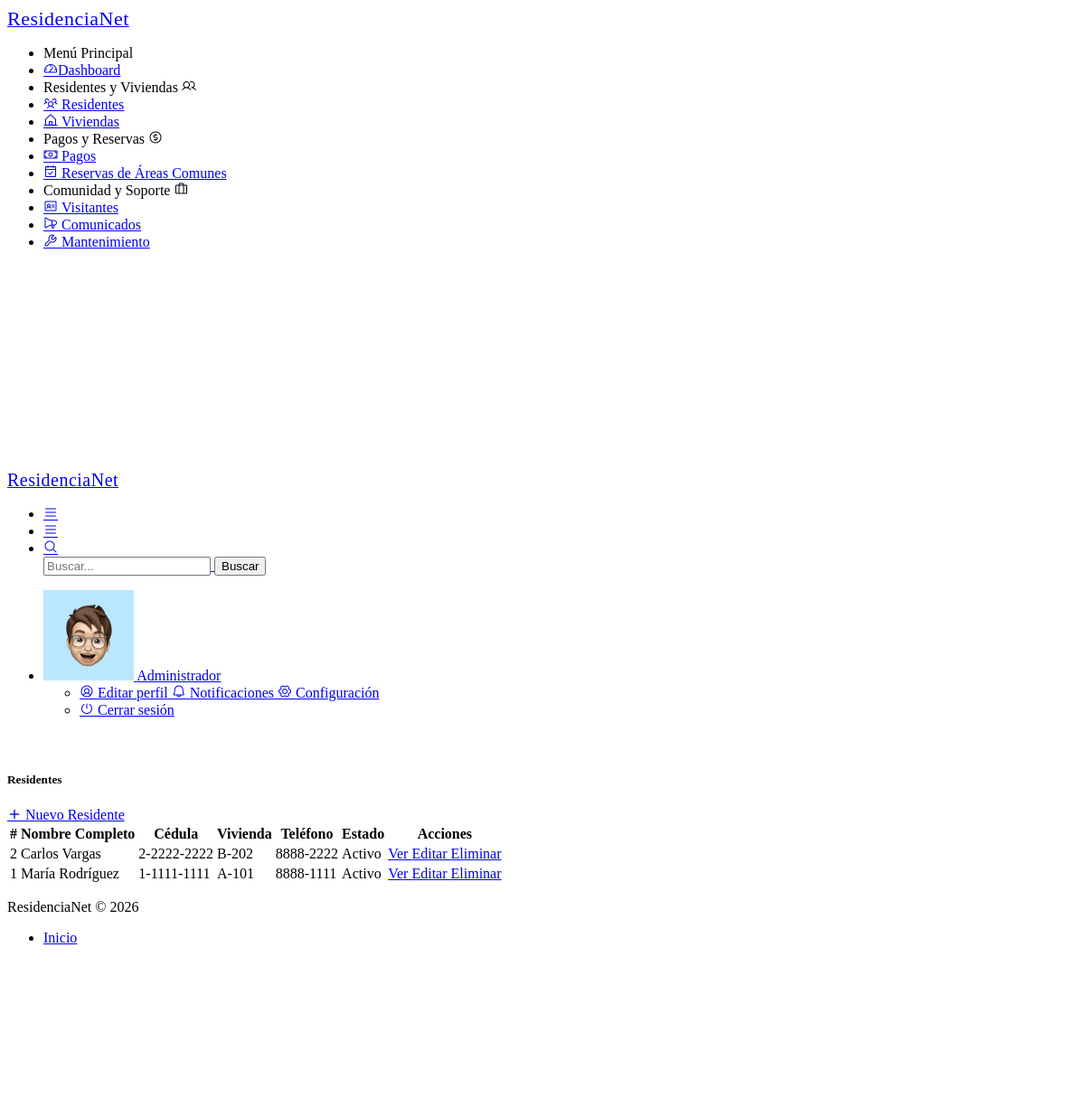
/residente/index (signed in), run on the app's committed database.
### tables this page shows
CREATE TABLE IF NOT EXISTS residentes (
    id INT AUTO_INCREMENT PRIMARY KEY,
    nombre VARCHAR(100) NOT NULL,
    cedula VARCHAR(30) NOT NULL UNIQUE,
    vivienda_id INT NOT NULL,
    tipo_residente ENUM('Propietario', 'Inquilino', 'Familiar') NOT NULL,
    telefono VARCHAR(30) NOT NULL,
    correo VARCHAR(100) NOT NULL,
    fecha_ingreso DATE NOT NULL,
    estado ENUM('Activo', 'Inactivo') DEFAULT 'Activo',
    observaciones TEXT,
    created_at TIMESTAMP DEFAULT CURRENT_TIMESTAMP,
    FOREIGN KEY (vivienda_id) REFERENCES viviendas(id)
);

CREATE TABLE IF NOT EXISTS viviendas (
    id INT AUTO_INCREMENT PRIMARY KEY,
    identificador VARCHAR(50) NOT NULL,
    tipo ENUM('Apartamento', 'Casa', 'Local Comercial') NOT NULL,
    propietario VARCHAR(100),
    area DECIMAL(10,2) NOT NULL,
    num_habitantes INT DEFAULT 0,
    estado ENUM('Disponible', 'Ocupada', 'En mantenimiento') DEFAULT 'Disponible',
    observaciones TEXT,
    created_at TIMESTAMP DEFAULT CURRENT_TIMESTAMP
);

### app/controllers/ResidenteController.php (called while the page is built, shortened)
<?php
class ResidenteController extends Controller {
    private $residenteModel;
    public function __construct() {
        $this->residenteModel = $this->model('Residente');
    }
    public function index() {
        $residentes = $this->residenteModel->getAll();
        $this->view('residentes/index', ['residentes' => $residentes]);
    }
}

### app/core/app.php (called while the page is built, shortened)
<?php
class App {
    protected $method = 'index';
    public function __construct() {
        $url = $this->parseUrl();
        if (isset($url[0]) && file_exists('../app/controllers/' . ucfirst($url[0]) . 'Controller.php')) {
            unset($url[0]);
        }
        $this->controller = new $this->controller;
        if (isset($url[1])) {
            if (method_exists($this->controller, $url[1])) {
                $this->method = $url[1];
                unset($url[1]);
            }
        }
        $this->params = $url ? array_values($url) : [];
        call_user_func_array([$this->controller, $this->method], $this->params);
    }
    public function parseUrl() {
        if (isset($_GET['url'])) {
            return explode('/', filter_var(rtrim($_GET['url'], '/'), FILTER_SANITIZE_URL));
        }
        return [];
    }
}

### public/index.php (called while the page is built, shortened)
<?php
require_once '../app/core/app.php';
$app = new App();

### app/models/Residente.php (called while the page is built, shortened)
<?php
require_once '../app/config/database.php';
class Residente {
    private $db;
    public function __construct() {
        $this->db = Database::getInstance()->getConnection();
    }
    public function getAll() {
        $query = "SELECT residentes.*, viviendas.identificador AS vivienda_identificador
                   FROM residentes
                   JOIN viviendas ON residentes.vivienda_id = viviendas.id
                   ORDER BY residentes.id DESC";
        $result = $this->db->query($query);
        return $result->fetch_all(MYSQLI_ASSOC);
    }
}

### app/config/database.php (called while the page is built, shortened)
<?php
class Database {
    private static $instance = null;
    private $conn;
    private function __construct() {
        try {
            $this->conn = new mysqli(DB_HOST, DB_USER, DB_PASS, DB_NAME);
            $this->conn->set_charset("utf8");
        } catch (mysqli_sql_exception $e) {
            die("Error de conexión a la base de datos. Verifica que MySQL esté encendido y la base '" . DB_NAME . "' exista. Detalle: " . $e->getMessage());
        }
    }
    public static function getInstance() {
        if (!self::$instance) {
            self::$instance = new Database();
        }
        return self::$instance;
    }
    public function getConnection() {
        return $this->conn;
    }
}

### app/views/residentes/index.php (the view, shortened to what this page needs)
<?php
include '../app/views/layouts/header.php';
include '../app/views/layouts/sidebar.php';
include '../app/views/layouts/topbar.php';
?>
<div class="pc-container">
    <div class="pc-content">
        <div class="row">
            <div class="col-12">
                <div class="card">
                    <div class="card-header d-flex justify-content-between align-items-center">
                        <h5 class="mb-0">Residentes</h5>
                        <a href="<?= BASE_URL ?>/residente/create" class="btn btn-primary">
                            <i class="feather icon-plus"></i>
                            Nuevo Residente
                        </a>
                    </div>
                    <div class="card-body">
                        <div class="table-responsive">
                            <table class="table table-hover table-striped align-middle">
                                <thead>
                                    <tr>
                                        <th>#</th>
                                        <th>Nombre Completo</th>
                                        <th>Cédula</th>
                                        <th>Vivienda</th>
                                        <th>Teléfono</th>
                                        <th>Estado</th>
                                        <th>Acciones</th>
                                    </tr>
                                </thead>
                                <tbody>
                                <?php if (!empty($data['residentes'])): ?>
                                    <?php foreach ($data['residentes'] as $residente): ?>
                                    <tr>
                                        <td><?= htmlspecialchars($residente['id']) ?></td>
                                        <td><?= htmlspecialchars($residente['nombre']) ?></td>
                                        <td><?= htmlspecialchars($residente['cedula']) ?></td>
                                        <td><?= htmlspecialchars($residente['vivienda_identificador']) ?></td>
                                        <td><?= htmlspecialchars($residente['telefono']) ?></td>
                                        <td>
                                            <span class="badge bg-<?= $residente['estado'] === 'Activo' ? 'success' : 'danger' ?>">
                                                <?= htmlspecialchars($residente['estado']) ?>
                                            </span>
                                        </td>
                                        <td>
                                            <a href="<?= BASE_URL ?>/residente/show/<?= $residente['id'] ?>" class="btn btn-info btn-sm">
                                                Ver
                                            </a>
                                            <a href="<?= BASE_URL ?>/residente/edit/<?= $residente['id'] ?>" class="btn btn-warning btn-sm">
                                                Editar
                                            </a>
                                            <a href="<?= BASE_URL ?>/residente/delete/<?= $residente['id'] ?>" class="btn btn-danger btn-sm" onclick="return confirm('¿Eliminar este residente?');">
                                                Eliminar
                                            </a>
                                        </td>
                                    </tr>
                                    <?php endforeach; ?>
                                <?php else: ?>
                                    <tr>
                                        <td colspan="7" class="text-center">Todavía no hay residentes registrados.</td>
                                    </tr>
                                <?php endif; ?>
                                </tbody>
                            </table>
                        </div>
                    </div>
                </div>
            </div>
        </div>
    </div>
</div>
<?php
include '../app/views/layouts/footer.php';
include '../app/views/layouts/scripts.php';
?>

### data on the page
residentes: id "2", nombre "Carlos Vargas", cedula "2-2222-2222", vivienda.identificador "B-202", telefono "8888-2222", estado "Activo"
residentes: id "1", nombre "María Rodríguez", cedula "1-1111-1111", vivienda.identificador "A-101", telefono "8888-1111", estado "Activo"

### other printed values
$_SESSION['user_name'] "Administrador"
